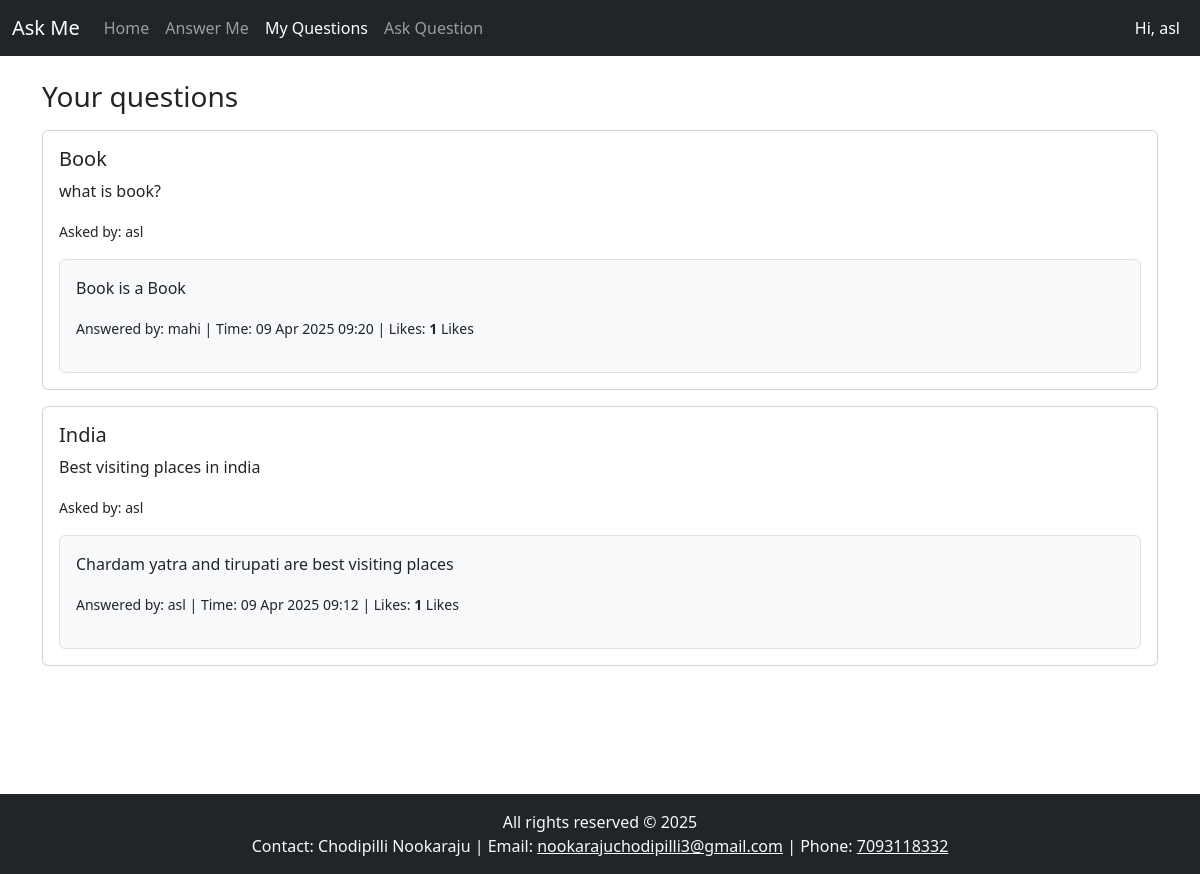
Screenshot of /my_questions/ (signed in) with the database file from the repository.
### askme/models.py (models this page shows, shortened)
class Question(models.Model):
    title = models.CharField(max_length=255)
    description = models.TextField(blank=True)
    asked_by = models.ForeignKey(User, on_delete=models.CASCADE, related_name='questions')
    created_at = models.DateTimeField(auto_now_add=True)

class Answer(models.Model):
    question = models.ForeignKey(Question, on_delete=models.CASCADE, related_name='answers')
    answered_by = models.ForeignKey(User, on_delete=models.CASCADE, related_name='answers')
    content = models.TextField()
    likes = models.ManyToManyField(User, related_name='liked_answer', blank=True)
    created_at = models.DateTimeField(auto_now_add=True)

### askme/views.py (the view)
# urls.py: path('my_questions/',my_questions,name='my_questions'),
@login_required(login_url='login_user')
def my_questions(request):
    questions = Question.objects.filter(asked_by=request.user).order_by('-created_at')
    return render(request, 'my_questions.html', {'questions': questions})

### templates/my_questions.html
{% extends 'index.html' %}
{% block content %}
<h3>Your questions </h3>
{% for question in questions %}
  <div class="card my-3">
    <div class="card-body">
      <h5>{{ question.title }}</h5>
      <p>{{ question.description }}</p>
      <p><small>Asked by: {{ question.asked_by.username }}</small></p>
      {% for answer in question.answers.all %}
        <div class="mt-3 p-3 border rounded bg-light">
          <p>{{ answer.content }}</p>
          <p>
            <small>
              Answered by: {{ answer.answered_by.username }} |
              Time: {{ answer.created_at|date:"d M Y H:i" }} |
              Likes: {{ answer.total_likes }}
              <span id="like-count-{{ answer.id }}"><strong>{{ answer.likes.count }}</strong></span> Likes
            </small>
          </p>
        </div>
      {% endfor %}
    </div>
  </div>
{% empty %}
<p>No questions yet</p>
{% endfor %}
{% endblock %}

### templates/index.html (shortened to what this page needs)
<!DOCTYPE html>
<html lang="en">
<head>
    <link rel="stylesheet" href="https://cdn.jsdelivr.net/npm/bootstrap@5.3.0/dist/css/bootstrap.min.css">
</head>
<body>
<nav class="navbar navbar-expand-lg navbar-dark bg-dark fixed-top">
  <div class="container-fluid">
    <a class="navbar-brand" href="/">Ask Me</a>
    <div class="collapse navbar-collapse" id="navbarNav">
      <ul class="navbar-nav me-auto mb-2 mb-lg-0">
        <li class="nav-item">
            <a class="nav-link {% if request.path == '/' %}active{% endif %}" href="/">Home</a>
          </li>
          <li class="nav-item">
            <a class="nav-link {% if request.path == '/answer_me/' %}active{% endif %}" href="/answer_me/">Answer Me</a>
          </li>
          <li class="nav-item">
            <a class="nav-link {% if request.path == '/my_questions/' %}active{% endif %}" href="/my_questions/">My Questions</a>
          </li>
          <li class="nav-item">
            <a class="nav-link {% if request.path == '/ask/' %}active{% endif %}" href="/ask/">Ask Question</a>
          </li>
      </ul>
      <ul class="navbar-nav">
        {% if user.is_authenticated %}
        <li class="nav-item"><a class="nav-link  text-white" href="/profile/">Hi, {{request.user}}</a></li>
        {% else %}
        <li class="nav-item"><a class="nav-link" href="/login/">Login</a></li>
        <li class="nav-item"><a class="nav-link" href="/register/">Signup</a></li>
        {% endif %}
      </ul>
    </div>
  </div>
</nav>
<div class="container" style="margin-top: 80px;">
    {% block content %}
    {% endblock %}
</div>
<footer class="bg-dark text-light text-center py-3 fixed-bottom">
    <div class="container">
        <p class="mb-0">All rights reserved © 2025</p>
        <p class="mb-0">
            Contact: Chodipilli Nookaraju |
            Email: <a href="https://gmail.com" target="_blank" class="text-light">nookarajuchodipilli3@gmail.com</a> |
            Phone: <a href="tel:+917093118332" class="text-light">7093118332</a>
        </p>
    </div>
</footer>
</body>
</html>

### rows the page displays
Question: title "Book", description "what is book?", asked_by.username "asl"
Answer: content "Book is a Book", answered_by.username "mahi", created_at "09 Apr 2025 09:20", likes.count "1"
Question: title "India", description "Best visiting places in india", asked_by.username "asl"
Answer: content "Chardam yatra and tirupati are best visiting places", answered_by.username "asl", created_at "09 Apr 2025 09:12", likes.count "1"

### other values shown
{{ request.user }} "asl"
